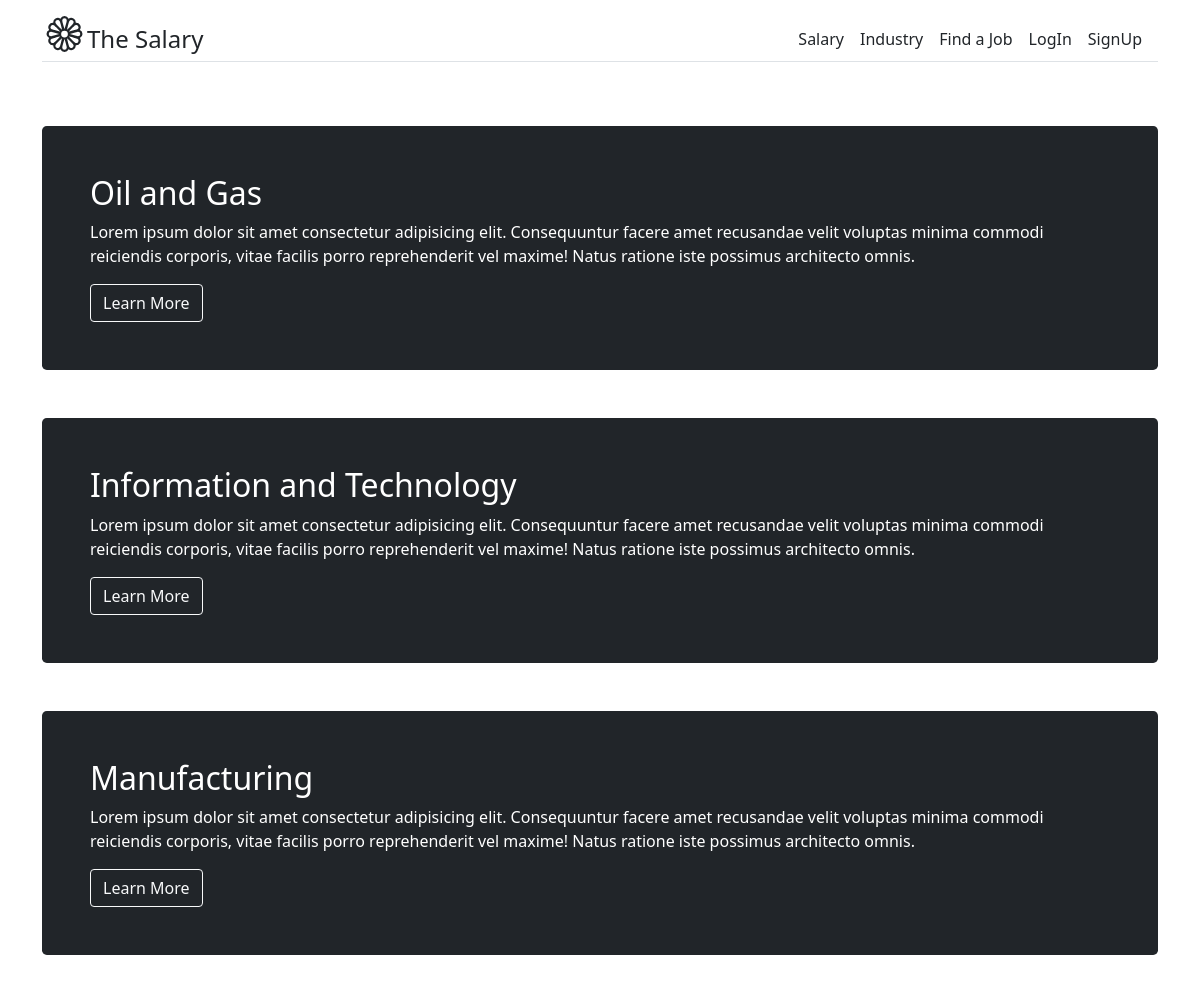
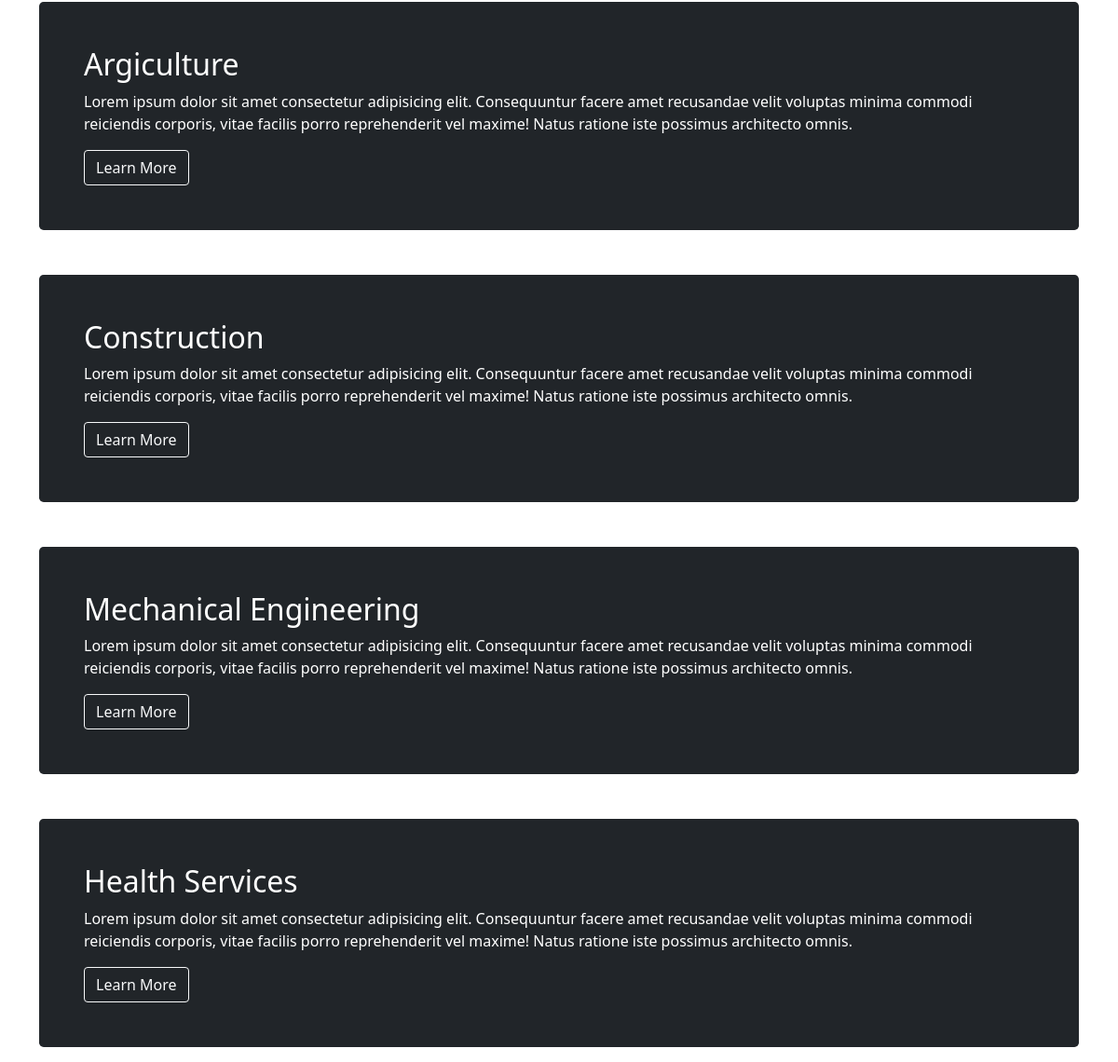
Page /salary/industry/ on the committed database (2 pictures, top to bottom).
### salary/models.py (models this page shows)
class Industry(models.Model):
    industry                    = models.CharField(max_length=30, unique=True)
    class Meta:
        verbose_name            = 'Industy'
        verbose_name_plural     = 'Industries'
    def __repr__(self):
        return self.industry
    def __str__(self):
        return self.__repr__()

### salary/views.py (the view)
# urls.py: path('industry/', IndustryListPage.as_view(), name='industry_page'),
class IndustryListPage(ListView):
    template_name = 'industry/industry_page.html'
    queryset = Industry.objects.all()
    context_object_name = 'industries'

### templates/industry/industry_page.html (shortened to what this page needs)
{% extends 'base.html' %}
{% block content %}
<div class="container">
    {% for industry in industries %}
    <div class="h-100 p-5 mb-3 mt-5 text-white bg-dark rounded-3">
        <h2>{{industry}}</h2>
        <p>Lorem ipsum dolor sit amet consectetur adipisicing elit.
            Consequuntur facere amet recusandae velit voluptas minima commodi
            reiciendis corporis, vitae facilis porro reprehenderit vel maxime!
            Natus ratione iste possimus architecto omnis.</p>
        <button class="btn btn-outline-light" type="button">Learn More</button>
    </div>
    {% endfor %}
</div>
{% endblock %}

### rows in the picture
Industry: industry "Oil and Gas"
Industry: industry "Information and Technology"
Industry: industry "Manufacturing"
Industry: industry "Argiculture"
Industry: industry "Construction"
Industry: industry "Mechanical Engineering"
Industry: industry "Health Services"
